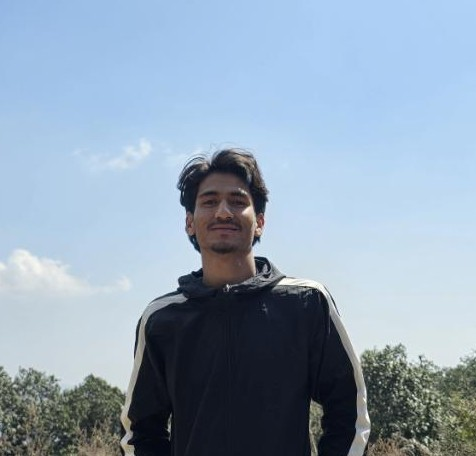
#> input picture semester-5/ip/lab/img/prakash.jpg, 476 x 456 px
$ jupyter execute 'Lab 8 - Contrast Stretching.ipynb'
#> lines starting #> are read from the running program, lines starting #| are printed output that depends on the picture
# Theory

**Contrast stretching** is a simple image enhancement technique used to improve the contrast in an image by stretching the range of intensity values. In digital images, pixel values typically range from 0 (black) to 255 (white) for 8-bit images. However, due to poor lighting or sensor limitations, the actual range of pixel values in an image may be much narrower, resulting in a low-contrast image.

The contrast stretching operation can be mathematically expressed as:

$$
s = \frac{(r - r_{min})}{(r_{max} - r_{min})} \times 255
$$

where:
- $r$ is the original pixel value,
- $r_{min}$ and $r_{max}$ are the minimum and maximum pixel values in the input image,
- $s$ is the new pixel value after stretching.

This transformation maps the lowest pixel value in the image to 0 and the highest to 255, linearly scaling all other values in between. As a result, the full dynamic range of the display device is utilized, making features in the image more distinguishable.

In the provided code:
- The input image is resized and converted to a NumPy array.
- The minimum and maximum pixel values are found.
- Each pixel is transformed using the contrast stretching formula.
- The original and contrast-stretched images, along with their histograms, are displayed side by side for comparison.

[cell 1]
import numpy as np
from PIL import Image
import matplotlib.pyplot as plt

[cell 2]
def contrast_stretching(input_image):
  img = input_image.resize((500,500), Image.Resampling.LANCZOS)
  #converitng it to array
  img_array = np.asarray(img)
  min = np.amin(img_array)
  print(min)
  max = np.amax(img_array)
  print(max)
  range = max-min
  row = 400
  column = 400

  array_b = np.zeros((row,column))
  array_b = (((img_array - min)/range)*255)
  min = np.amin(array_b)
  print(min)
  max = np.amax(array_b)
  print(max)
  final_image = Image.fromarray(array_b)
  final_image= final_image.convert("L")


  # set up side-by-side image display
  fig = plt.figure()
  fig.set_figheight(15)
  fig.set_figwidth(15)

  fig.add_subplot(2,2,1)
  plt.imshow(img, cmap='gray')

#Plotting Histogram
  flat = img_array.flatten()
  fig.add_subplot(2,2,3)
  plt.hist(flat, bins=50)


  fig.add_subplot(2,2,2)
  plt.imshow(final_image, cmap='gray')

#Plotting Histogram
  flat2 = array_b.flatten()
  fig.add_subplot(2,2,4)
  plt.hist(flat2, bins=50)


  return final_image

[cell 3]
# reading image and converting to gray scale
input_image = Image.open('img/prakash.jpg').convert('L')
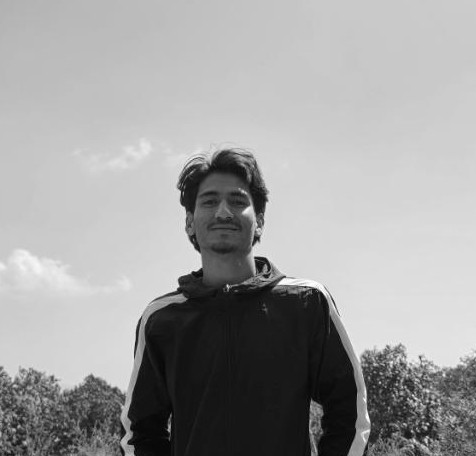
#> input_image: PIL image 476x456 L; min 1, max 255, mean 159.2
a = contrast_stretching(input_image)
#> in contrast_stretching, `img = input_image.resize((500,500), Image.Resampling.LANCZOS)`:
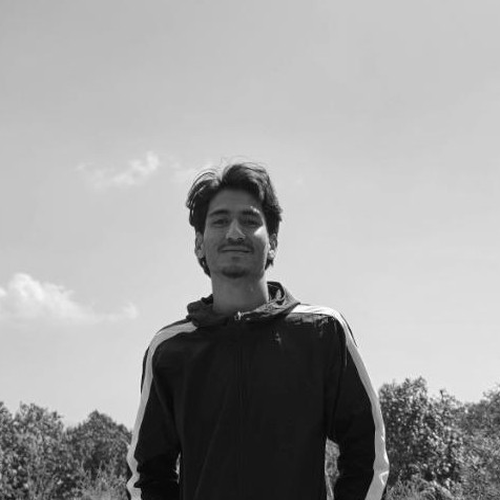
#> img: PIL image 500x500 L; min 0, max 255, mean 159.2
#> in contrast_stretching, `min = np.amin(img_array)`: min = 0
#| 0
#> in contrast_stretching, `max = np.amax(img_array)`: max = 255
#| 255
#| 0.0
#| 255.0
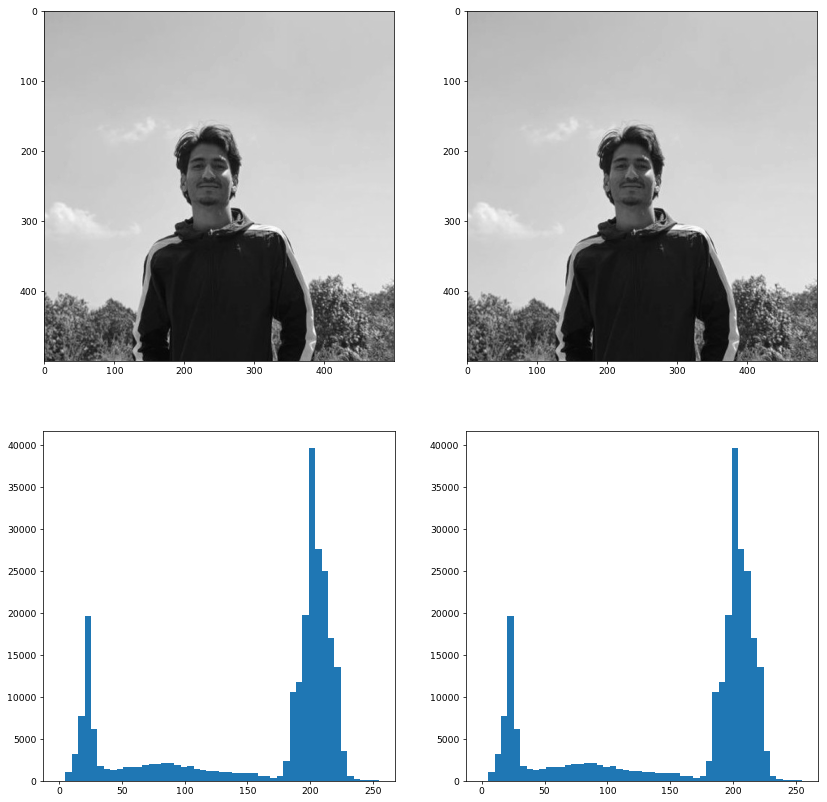
#> figure drawn by matplotlib, 4 panels; panel 2: tallest bar 39708 high, from x = 198.9 to 204; panel 4: tallest bar 39708 high, from x = 198.9 to 204
